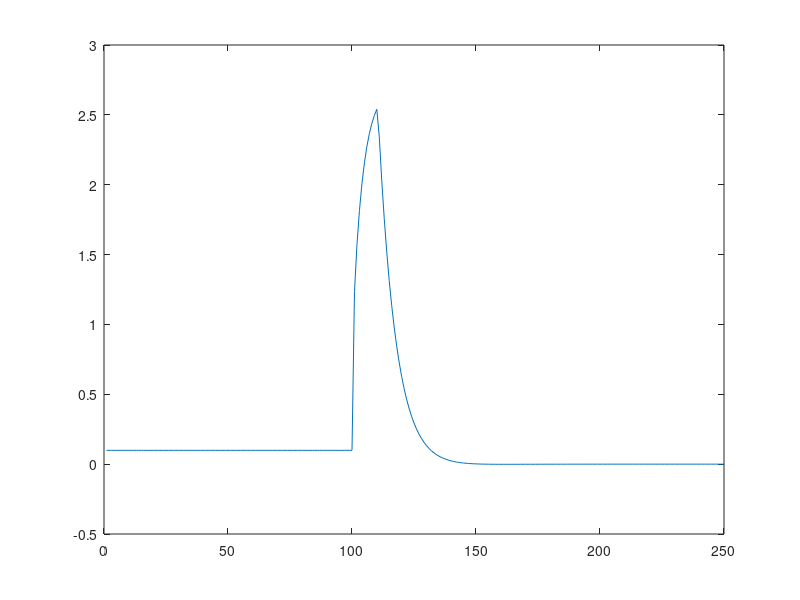

MATLAB code to generate this figure:
%
%example input parameters
eg_cell_params = [0.0989, 1.8360, 0.7674, -4.0740, 4.1236, 0.3000, 8.8270, 8];
eg_train = [0, 10];

n_frames = 250;
stim_latency = 100;
t = (1:1:n_frames)';

curr_cell_params = eg_cell_params;
curr_train = eg_train;

a0 = curr_cell_params(1);
a1 = curr_cell_params(2);
a2 = curr_cell_params(3) ;
a3 = curr_cell_params(4);
t0 = curr_cell_params(5);
t1 = curr_cell_params(6);
t2 = curr_cell_params(7);
t3 = curr_cell_params(8);

curr_model_trace = zeros(n_frames, 1);
curr_pulse = curr_train(1, :);
curr_train_time = sum(sum(curr_train(1:(curr_pulse - 1), :)));
on_time = stim_latency + curr_train_time + curr_pulse(1, 1);                       %time from beginning of train to onset of current pulse
off_time = on_time + curr_pulse(1, 2);   %time from beginning of train to off of current pulse

%boolean vectors that define the three epochs of the responses
%to each pulse
domain0 = t <= on_time;
domain1 = (t > on_time) & (t <= off_time);
domain2 = t > off_time;


%constructing model response trace generated by current pulse
curr_model_trace = curr_model_trace + domain0.*(a0);
curr_model_trace = curr_model_trace + domain1.*(a1 .* (1.0 - exp(-(t - on_time) / t0))...
                                                + a2 .* (1.0 - exp(-(t - on_time) / t1))...
                                                + a0);

%computing a scalar adjustment factor                                                        
end1 = (a1 * (1.0 - exp(-on_time / t0))...
        + a2 * (1.0 - exp(-on_time / t1))...
        + a0);                       

%adding the odor off part of the modelled response    
curr_model_trace = curr_model_trace + domain2.*(a3 .* exp(-(t - off_time) / t2)...
                                                + (end1 - a3) .* exp(-(t - off_time) / t3));                                            

plot(curr_model_trace)